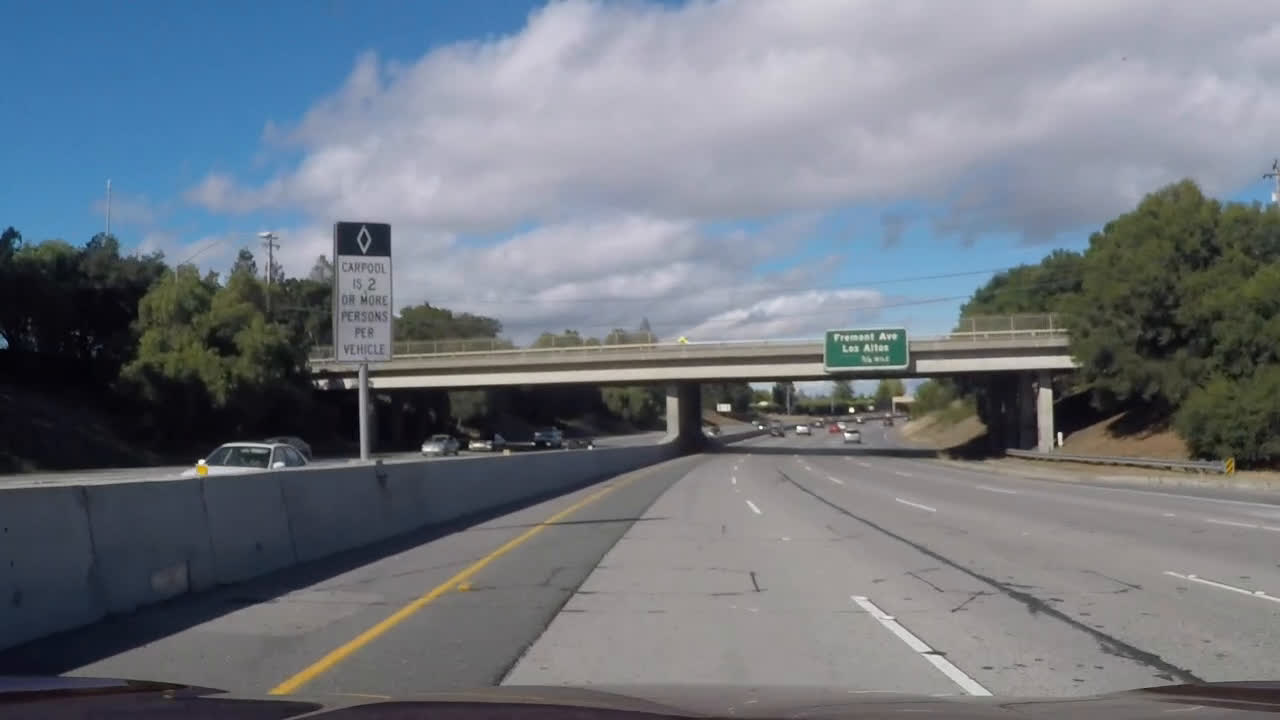
#> input picture test_images/challenge01.jpg, 1280 x 720 px, given in place of solidWhiteRight.jpg, which was not available
$ jupyter execute --allow-errors P1-checkpoint.ipynb   (shell and % lines are left out)   (text cells are left out)
#> lines starting #> are read from the running program, lines starting #| are printed output that depends on the picture; after the words box and inside, x2 and y2 are one past the last pixel; in counts of white or black regions, pixels touching at a corner belong together; pictures that were not available may be replaced by others from this repository, and a replacement may not be noted
[cell 1]
#importing some useful packages
import matplotlib.pyplot as plt
import matplotlib.image as mpimg
import numpy as np
import cv2

[cell 2]
#reading in an image
image = mpimg.imread('test_images/solidWhiteRight.jpg')
#> image is the input picture: shape (720, 1280, 3); mean R, G, B 112.4, 118.8, 127.8

#printing out some stats and plotting
print('This image is:', type(image), 'with dimensions:', image.shape)
#| This image is: <class 'numpy.ndarray'> with dimensions: (720, 1280, 3)
plt.imshow(image)  # if you wanted to show a single color channel image called 'gray', for example, call as plt.imshow(gray, cmap='gray')

[cell 3]
import math

# [7 lines left out: function grayscale, not called in this run]
    # Or use BGR2GRAY if you read an image with cv2.imread()
    # return cv2.cvtColor(img, cv2.COLOR_BGR2GRAY)

def canny(img, low_threshold, high_threshold):
    """Applies the Canny transform"""
    return cv2.Canny(img, low_threshold, high_threshold)

def gaussian_blur(img, kernel_size):
    """Applies a Gaussian Noise kernel"""
    return cv2.GaussianBlur(img, (kernel_size, kernel_size), 0)

# [72 lines left out: functions region_of_interest, draw_lines, hough_lines, weighted_img, not called in this run]

[cell 4]
import os
os.listdir("test_images/")

[cell 5]
# TODO: Build your pipeline that will draw lane lines on the test_images
# then save them to the test_images_output directory.

[cell 6]
# Import everything needed to edit/save/watch video clips
from moviepy.editor import VideoFileClip
from IPython.display import HTML

[cell 7]
# [6 lines left out: function process_image, not called in this run]

[cell 8]
white_output = 'test_videos_output/solidWhiteRight.mp4'
## To speed up the testing process you may want to try your pipeline on a shorter subclip of the video
## To do so add .subclip(start_second,end_second) to the end of the line below
## Where start_second and end_second are integer values representing the start and end of the subclip
## You may also uncomment the following line for a subclip of the first 5 seconds
##clip1 = VideoFileClip("test_videos/solidWhiteRight.mp4").subclip(0,5)
#> (the rest of this cell did not finish here and is left out)

[cell 9]
HTML("""
<video width="960" height="540" controls>
  <source src="{0}">
</video>
""".format(white_output))

[cell 10]
yellow_output = 'test_videos_output/solidYellowLeft.mp4'
## To speed up the testing process you may want to try your pipeline on a shorter subclip of the video
## To do so add .subclip(start_second,end_second) to the end of the line below
## Where start_second and end_second are integer values representing the start and end of the subclip
## You may also uncomment the following line for a subclip of the first 5 seconds
##clip2 = VideoFileClip('test_videos/solidYellowLeft.mp4').subclip(0,5)
#> (the rest of this cell did not finish here and is left out)

[cell 11]
HTML("""
<video width="960" height="540" controls>
  <source src="{0}">
</video>
""".format(yellow_output))

[cell 12]
challenge_output = 'test_videos_output/challenge.mp4'
## To speed up the testing process you may want to try your pipeline on a shorter subclip of the video
## To do so add .subclip(start_second,end_second) to the end of the line below
## Where start_second and end_second are integer values representing the start and end of the subclip
## You may also uncomment the following line for a subclip of the first 5 seconds
##clip3 = VideoFileClip('test_videos/challenge.mp4').subclip(0,5)
#> (the rest of this cell did not finish here and is left out)

[cell 13]
HTML("""
<video width="960" height="540" controls>
  <source src="{0}">
</video>
""".format(challenge_output))

[cell 14]
import matplotlib.pyplot as plt
import matplotlib.image as mpimg
import numpy as np
import cv2
import math
image = mpimg.imread('test_images/solidWhiteRight.jpg')
print('This image is',type(image),'with dimensions',image.shape) #displaying image type and dimensions
#| This image is <class 'numpy.ndarray'> with dimensions (720, 1280, 3)
imagecopy = np.copy(image) #making a copy on the image

def grayscale(img):
    return cv2.cvtColor(img, cv2.COLOR_RGB2GRAY)
gray=grayscale(imagecopy)
plt.imshow(gray,cmap='gray')

def gaussian_blur(img, kernel_size):
    return cv2.GaussianBlur(img, (kernel_size, kernel_size), 0)
gau=gaussian_blur(gray,3)

def canny(img, low_threshold, high_threshold):
    return cv2.Canny(img, low_threshold, high_threshold)
can=canny(gau,76,137)
#> in canny, `return cv2.Canny(img, low_threshold, high_threshold)`:
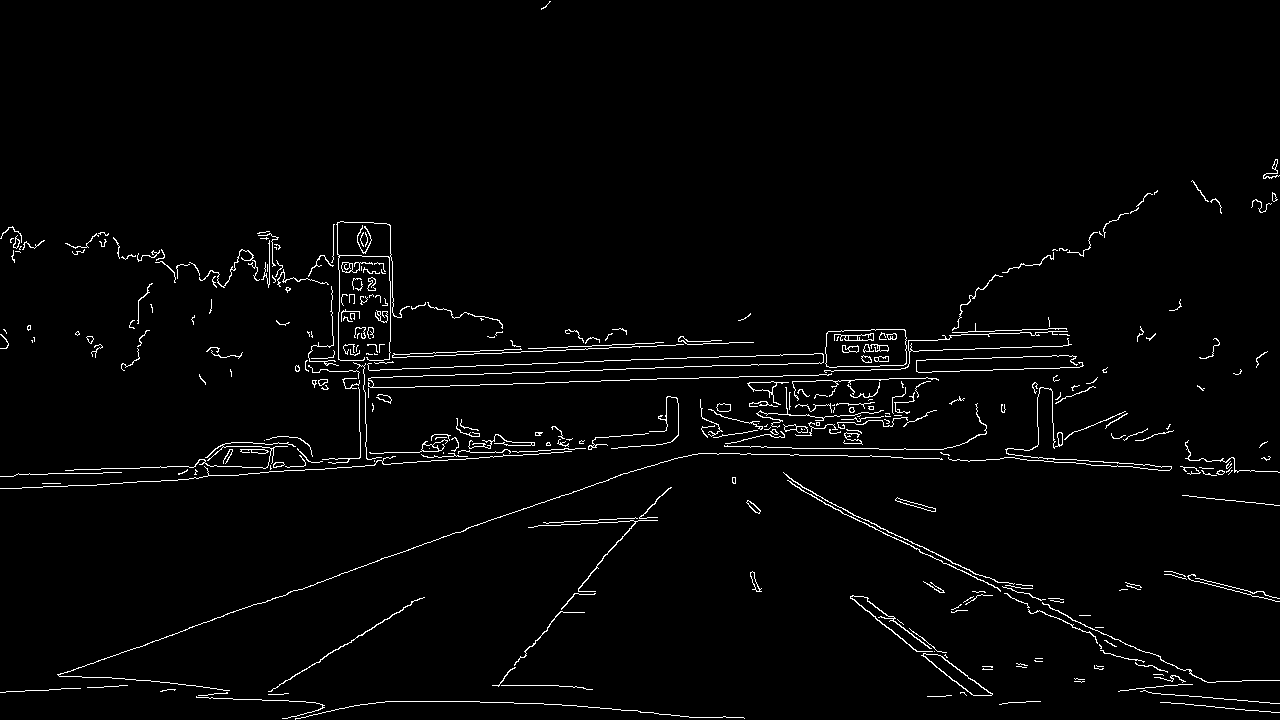
#> returned value: shape (720, 1280); 2.3% white in thin lines or dots
plt.imshow(can,cmap='Greys_r')


def region_of_interest(img, vertices):
    #defining a blank mask to start with
    mask = np.zeros_like(img)
       #defining a 3 channel or 1 channel color to fill the mask with depending on the input image
    if len(img.shape) > 2:
        channel_count = img.shape[4]  # i.e. 3 or 4 depending on your image
        ignore_mask_color = (255,) * channel_count
    else:
        ignore_mask_color = 255
       #filling pixels inside the polygon defined by "vertices" with the fill color
    cv2.fillPoly(mask, vertices, ignore_mask_color)
       #returning the image only where mask pixels are nonzero
    masked_image = cv2.bitwise_and(img, mask)
    return masked_image
imshape=image.shape
vert=np.array([[(0,imshape[0]),(450, 320), (500, 320), (imshape[1],imshape[0])]], dtype=np.int32)
mask = region_of_interest(can,vert)


def draw_lines(img, lines, color=[255, 0, 0], thickness=2): #draw lines on a blank image
    for line in lines:
        for x1,y1,x2,y2 in line:
            cv2.line(img, (x1, y1), (x2, y2), color, thickness)


def hough_lines(img, rho, theta, threshold, min_line_len, max_line_gap):
    lines = cv2.HoughLinesP(img, rho, theta, threshold, np.array([]), minLineLength=min_line_len, maxLineGap=max_line_gap)
    line_img = np.zeros((img.shape[0], img.shape[1], 3), dtype=np.uint8)
    draw_lines(line_img, lines)
    return line_img
li=hough_lines(mask, 3, np.pi/180 , 14, 30, 20)
#> in hough_lines, `lines = cv2.HoughLinesP(img, rho, theta, threshold, np.array([]), minL..`: lines = 117 rows, first 6: [413, 547, 660, 462], [824, 503, 998, 588], [280, 471, 571, 451], [999, 590, 1114, 646], [410, 452, 534, 442], [848, 512, 1020, 592]
#> the loop in draw_lines, `for line in lines:` made 117 passes
plt.imshow(li)


def weighted_img(img, initial_img, α=0.8, β=1., γ=0.):
    return cv2.addWeighted(initial_img, α, img, β, γ)
finalimage=weighted_img(li,image)
plt.imshow(finalimage)
cv2.imwrite('test_images_output/outputsolidwhiteright.jpg',cv2.cvtColor(finalimage,cv2.COLOR_RGB2BGR))
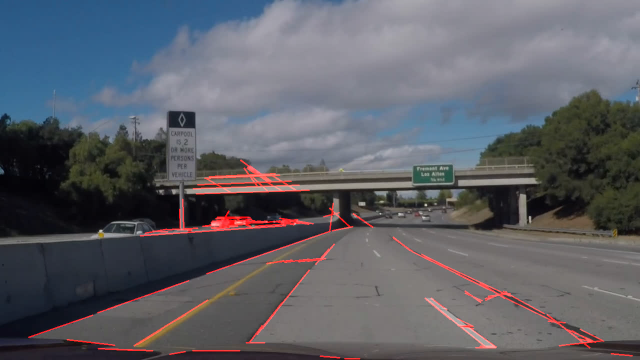
#> saved as outputsolidwhiteright.jpg: shape (720, 1280, 3) (shown at 1/2 size); mean B, G, R 102.2, 95, 93.4
#> Out = True

[cell 15]
import matplotlib.pyplot as plt
import matplotlib.image as mpimg
import numpy as np
import cv2
import math
image = mpimg.imread('test_images/solidWhiteCurve.jpg')
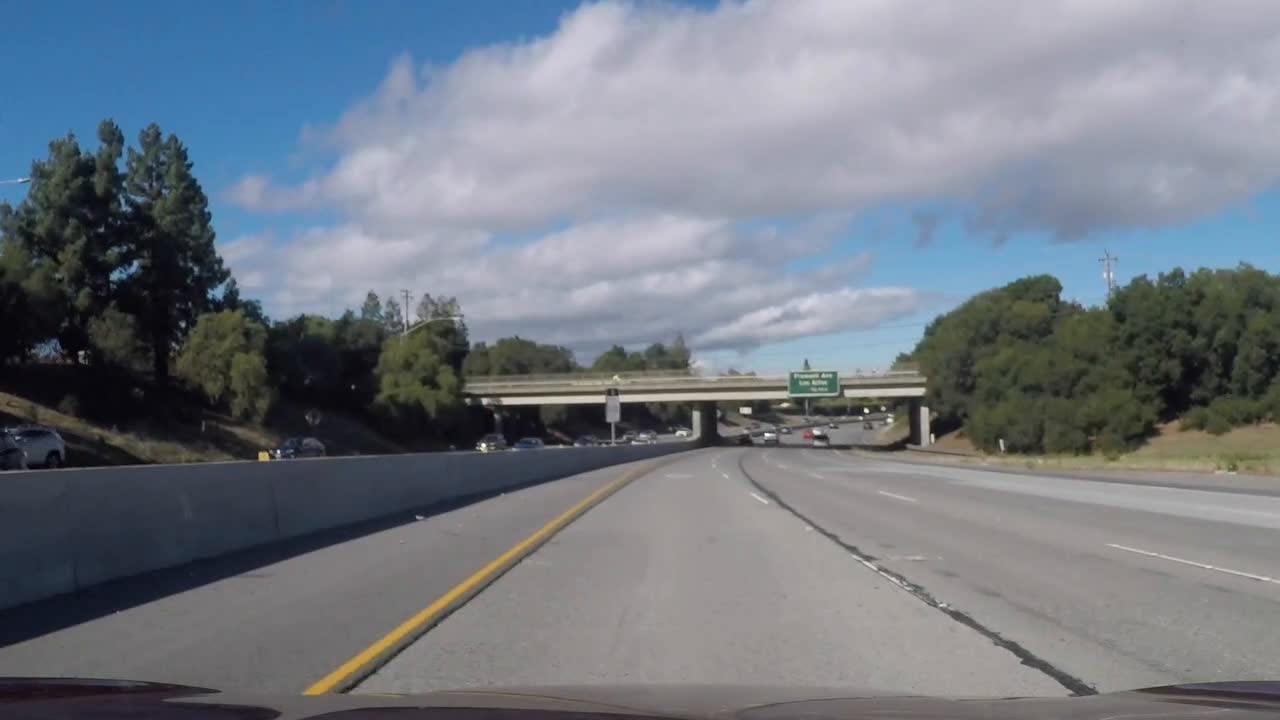
#> input picture test_images/challenge02.jpg, 1280 x 720 px, given in place of solidWhiteCurve.jpg, which was not available
#> image is the input picture: shape (720, 1280, 3); mean R, G, B 114.6, 121.6, 130.8
print('This image is',type(image),'with dimensions',image.shape) #displaying image type and dimensions
#| This image is <class 'numpy.ndarray'> with dimensions (720, 1280, 3)
imagecopy = np.copy(image) #making a copy on the image

def grayscale(img):
    return cv2.cvtColor(img, cv2.COLOR_RGB2GRAY)
gray=grayscale(imagecopy)
plt.imshow(gray,cmap='gray')

def gaussian_blur(img, kernel_size):
    return cv2.GaussianBlur(img, (kernel_size, kernel_size), 0)
gau=gaussian_blur(gray,3)

def canny(img, low_threshold, high_threshold):
    return cv2.Canny(img, low_threshold, high_threshold)
can=canny(gau,76,137)
plt.imshow(can,cmap='Greys_r')


def region_of_interest(img, vertices):
    #defining a blank mask to start with
    mask = np.zeros_like(img)
       #defining a 3 channel or 1 channel color to fill the mask with depending on the input image
    if len(img.shape) > 2:
        channel_count = img.shape[4]  # i.e. 3 or 4 depending on your image
        ignore_mask_color = (255,) * channel_count
    else:
        ignore_mask_color = 255
       #filling pixels inside the polygon defined by "vertices" with the fill color
    cv2.fillPoly(mask, vertices, ignore_mask_color)
       #returning the image only where mask pixels are nonzero
    masked_image = cv2.bitwise_and(img, mask)
    return masked_image
imshape=image.shape
vert=np.array([[(0,imshape[0]),(450, 320), (500, 320), (imshape[1],imshape[0])]], dtype=np.int32)
mask = region_of_interest(can,vert)
#> in region_of_interest, `masked_image = cv2.bitwise_and(img, mask)`:
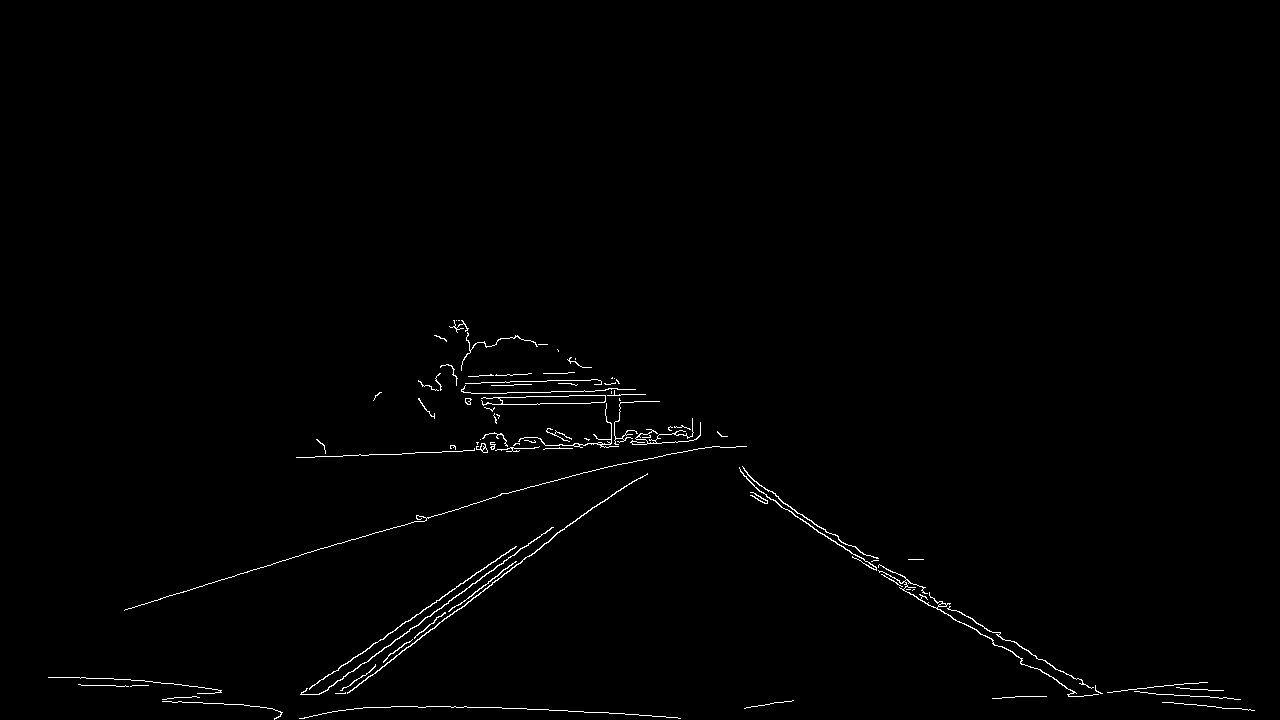
#> masked_image: shape (720, 1280); 0.8% white in thin lines or dots, all inside (x1, y1, x2, y2) = (48, 320, 1255, 720)


def draw_lines(img, lines, color=[255, 0, 0], thickness=2): #draw lines on a blank image
    for line in lines:
        for x1,y1,x2,y2 in line:
            cv2.line(img, (x1, y1), (x2, y2), color, thickness)


def hough_lines(img, rho, theta, threshold, min_line_len, max_line_gap):
    lines = cv2.HoughLinesP(img, rho, theta, threshold, np.array([]), minLineLength=min_line_len, maxLineGap=max_line_gap)
    line_img = np.zeros((img.shape[0], img.shape[1], 3), dtype=np.uint8)
    draw_lines(line_img, lines)
    return line_img
li=hough_lines(mask, 3, np.pi/180 , 14, 30, 20)
#> in hough_lines, `lines = cv2.HoughLinesP(img, rho, theta, threshold, np.array([]), minL..`: lines = 142 rows, first 6: [878, 566, 964, 624], [554, 535, 640, 477], [817, 526, 1006, 640], [1015, 696, 1046, 696], [339, 693, 404, 643], [755, 487, 933, 607]
#> (the rest of the program and of its run is left out)
